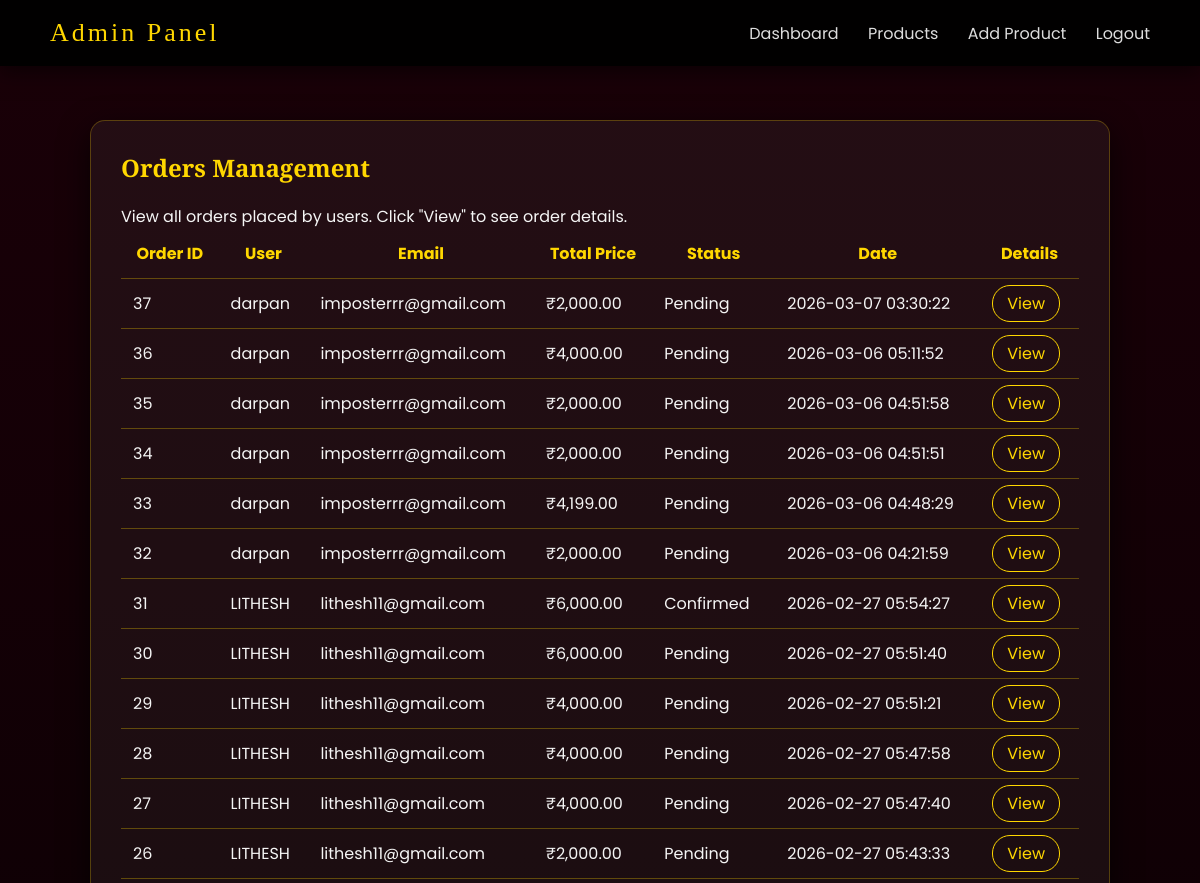
Before: /admin/admin_orders.php (signed in, upper part) with the older database file.
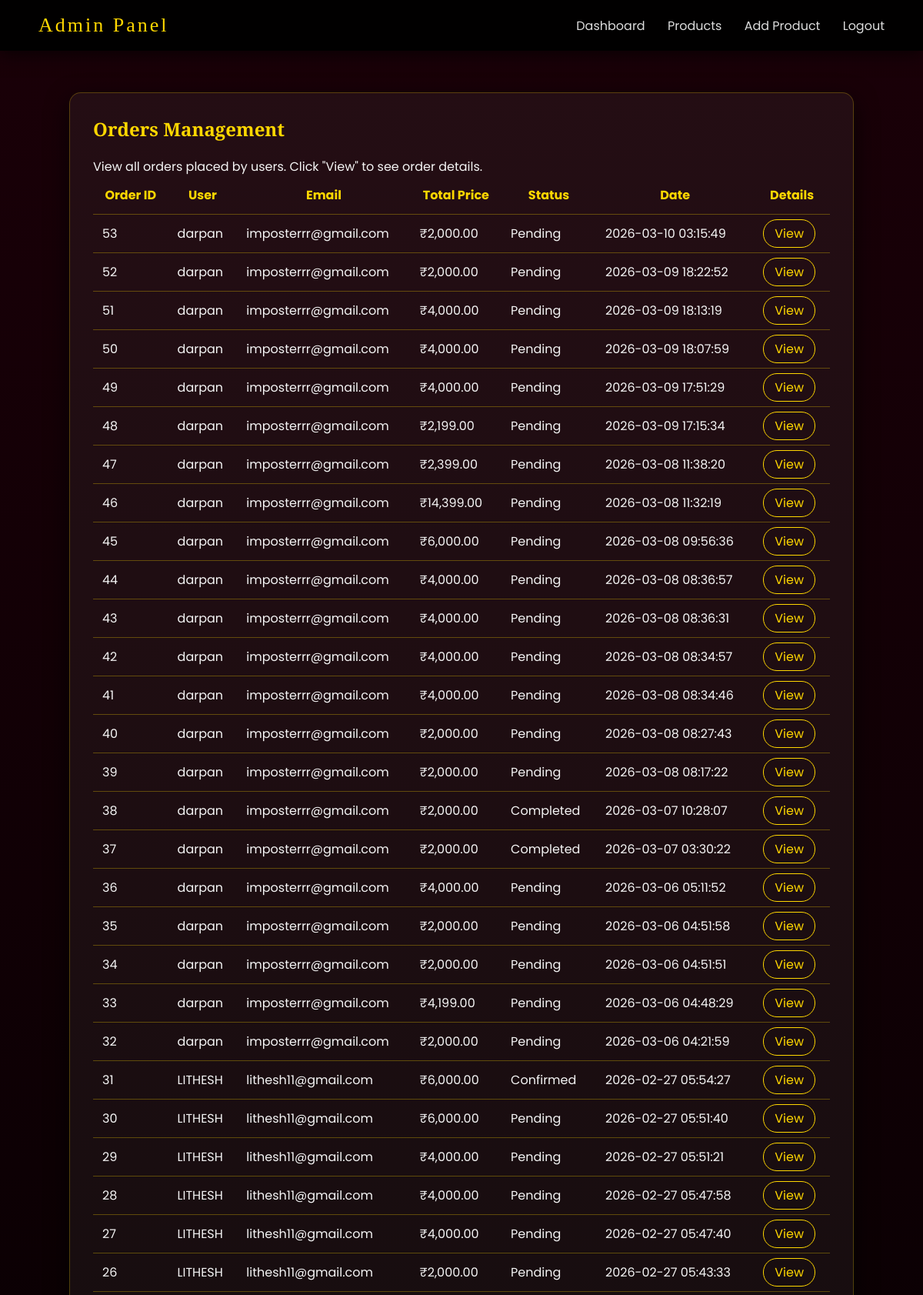
After: the same page with the newer database file.
### tables this page shows
CREATE TABLE `orders` (
  `id` int(11) NOT NULL,
  `user_id` int(11) DEFAULT NULL,
  `total_amount` decimal(10,2) DEFAULT NULL,
  `order_status` varchar(50) DEFAULT 'Pending',
  `order_date` timestamp NOT NULL DEFAULT current_timestamp(),
  `total_price` decimal(10,2) NOT NULL,
  `payment_status` varchar(20) DEFAULT 'Pending',
  `payment_id` varchar(100) DEFAULT NULL,
  `payment_method` varchar(50) DEFAULT NULL,
  `status` varchar(30) DEFAULT 'pending',
  `created_at` timestamp NOT NULL DEFAULT current_timestamp()
);

CREATE TABLE `users` (
  `id` int(11) NOT NULL,
  `name` varchar(100) NOT NULL,
  `email` varchar(150) NOT NULL,
  `password` varchar(255) NOT NULL,
  `created_at` timestamp NOT NULL DEFAULT current_timestamp(),
  `phone` varchar(20) DEFAULT NULL,
  `address` text DEFAULT NULL,
  `pincode` varchar(10) DEFAULT NULL
);

### admin/admin_orders.php (the view, shortened to what this page needs)
<?php
include '../config.php';
$query = "
    SELECT o.id AS order_id, o.user_id, o.total_price, o.order_status, o.order_date, u.name AS user_name, u.email
    FROM orders o
    JOIN users u ON o.user_id = u.id
    ORDER BY o.order_date DESC
";
$result = mysqli_query($conn, $query);
?>
<!DOCTYPE html>
<html lang="en">
<head>
    <link rel="stylesheet" href="admin_style.css">
</head>
<body>
<div class="admin-header">
    <div class="admin-logo">Admin Panel</div>
    <div>
        <a href="index.php">Dashboard</a>
        <a href="products.php">Products</a>
        <a href="add_product.php">Add Product</a>
        <a href="logout.php">Logout</a>
    </div>
</div>
<div class="admin-container">
    <div class="admin-card">
        <h2 class="admin-title">Orders Management</h2>
        <p>View all orders placed by users. Click "View" to see order details.</p>
        <table>
            <thead>
                <tr>
                    <th>Order ID</th>
                    <th>User</th>
                    <th>Email</th>
                    <th>Total Price</th>
                    <th>Status</th>
                    <th>Date</th>
                    <th>Details</th>
                </tr>
            </thead>
            <tbody>
            <?php while($row = mysqli_fetch_assoc($result)): ?>
                <tr>
                    <td><?php echo $row['order_id']; ?></td>
                    <td><?php echo htmlspecialchars($row['user_name']); ?></td>
                    <td><?php echo htmlspecialchars($row['email']); ?></td>
                    <td>₹<?php echo number_format($row['total_price'],2); ?></td>
                    <td><?php echo htmlspecialchars($row['order_status']); ?></td>
                    <td><?php echo $row['order_date']; ?></td>
                    <td>
                        <a class="btn" href="admin_order_details.php?order_id=<?php echo $row['order_id']; ?>">View</a>
                    </td>
                </tr>
            <?php endwhile; ?>
            </tbody>
        </table>
    </div>
</div>
</body>
</html>

Changed rows visible on the page:
added orders: id "53", user.name "darpan", user.email "imposterrr@gmail.com", total_price "2,000.00", order_status "Pending", order_date "2026-03-10 03:15:49"
added orders: id "52", user.name "darpan", user.email "imposterrr@gmail.com", total_price "2,000.00", order_status "Pending", order_date "2026-03-09 18:22:52"
added orders: id "51", user.name "darpan", user.email "imposterrr@gmail.com", total_price "4,000.00", order_status "Pending", order_date "2026-03-09 18:13:19"
added orders: id "50", user.name "darpan", user.email "imposterrr@gmail.com", total_price "4,000.00", order_status "Pending", order_date "2026-03-09 18:07:59"
added orders: id "49", user.name "darpan", user.email "imposterrr@gmail.com", total_price "4,000.00", order_status "Pending", order_date "2026-03-09 17:51:29"
added orders: id "48", user.name "darpan", user.email "imposterrr@gmail.com", total_price "2,199.00", order_status "Pending", order_date "2026-03-09 17:15:34"
added orders: id "47", user.name "darpan", user.email "imposterrr@gmail.com", total_price "2,399.00", order_status "Pending", order_date "2026-03-08 11:38:20"
added orders: id "46", user.name "darpan", user.email "imposterrr@gmail.com", total_price "14,399.00", order_status "Pending", order_date "2026-03-08 11:32:19"
added orders: id "45", user.name "darpan", user.email "imposterrr@gmail.com", total_price "6,000.00", order_status "Pending", order_date "2026-03-08 09:56:36"
added orders: id "44", user.name "darpan", user.email "imposterrr@gmail.com", total_price "4,000.00", order_status "Pending", order_date "2026-03-08 08:36:57"
added orders: id "43", user.name "darpan", user.email "imposterrr@gmail.com", total_price "4,000.00", order_status "Pending", order_date "2026-03-08 08:36:31"
added orders: id "42", user.name "darpan", user.email "imposterrr@gmail.com", total_price "4,000.00", order_status "Pending", order_date "2026-03-08 08:34:57"
added orders: id "41", user.name "darpan", user.email "imposterrr@gmail.com", total_price "4,000.00", order_status "Pending", order_date "2026-03-08 08:34:46"
added orders: id "40", user.name "darpan", user.email "imposterrr@gmail.com", total_price "2,000.00", order_status "Pending", order_date "2026-03-08 08:27:43"
added orders: id "39", user.name "darpan", user.email "imposterrr@gmail.com", total_price "2,000.00", order_status "Pending", order_date "2026-03-08 08:17:22"
added orders: id "38", user.name "darpan", user.email "imposterrr@gmail.com", total_price "2,000.00", order_status "Completed", order_date "2026-03-07 10:28:07"
changed orders id 37: order_status "Pending" → "Completed"
